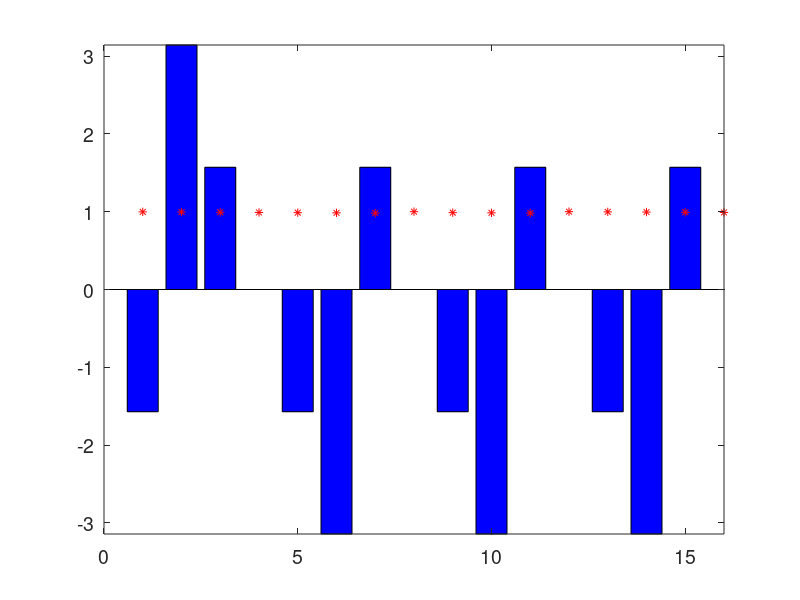

This figure's MATLAB source: (Note: this script raises an error after producing the figure.)
clc
clear all
close all
Nd = 15;
t = 1;
h = -0.01;
k1 = exp(-h);
k2 = exp(h);
% k_link_1 = 5;
ind = 1;
g = 0.01;
% k_link_1 = 5;
k_link_2 = 0.00;

for k_link_1 = 0:0.01:5

    %     k_link_2 = 1 / k_link_1;
    % positive imaginary part is gain

    Nr = (Nd + 1) / 4;
    F0 = sparse(zeros(Nr, Nr));
    E1 = sparse(fliplr(diag([k2 0 0 k1])));
    E2 = sparse(fliplr(diag([0 k1 k2 0])));
    E2_ = sparse(fliplr(diag([0 k1 k2 0])));
    E3 = sparse(fliplr(diag([k2 0 0 k1])));

    D1 = diag(-g * 1i * ones(1, Nr)) + diag(k1 * ones(1, Nr - 1), 1) + diag(k2 * ones(1, Nr - 1), -1);
    D2 = diag(-g * 1i * ones(1, Nr)) + diag([k1 0 k2], 1) + diag([k2 0 k1], -1);
    D3 = diag(-g * 1i * ones(1, Nr)) + diag([k1 0 k2], 1) + diag([k2 0 k1], -1);
    D4 = diag(-g * 1i * ones(1, Nr)) + diag(k1 * ones(1, Nr - 1), 1) + diag(k2 * ones(1, Nr - 1), -1);

    H = sparse([D1 E1 F0 F0;
            E1 D2 E2 F0;
            F0 E2_ D3 E3;
            F0 F0 E3 D4]);
    H(Nd + 2, Nd + 2) = 0;
    H(Nd + 1, Nd + 2) = k_link_1;
    H(Nd + 2, Nd + 1) = k_link_2;
    [V, A] = eig(full(H));
    lam = diag(A);
    Lasing = find(abs(real(lam)) < 1e-6);
    data(ind, :) = [lam(Lasing)];
    ind = ind + 1
end

g = 0.08;

Lasing = 9

bn = 9
figure
bar(angle(V(:, bn)), 'b')
hold on
plot(abs(V(:, bn)) / max(abs(V(:, bn))), 'r*')
set(gcf, 'Position', [00, 00, 350, 300])
set(gca, 'FontSize', 14) % Font Size
axis([0 Nd + 1 -pi pi])

Intensity = abs(V(:, Lasing)) .* abs(V(:, Lasing));
Intensity = Intensity ./ max(Intensity);
Phase = angle(V(:, Lasing));
Nall = sqrt(Nd + 1);

for k = 1:1:Nall

    if mod(k, 2)
        RT(k, :) = Intensity((k - 1) * Nall + (1:Nall));
    else
        RT(k, :) = fliplr(Intensity((k - 1) * Nall + (1:Nall))');
    end

end

for k = 1:1:Nall

    if mod(k, 2)
        RA(k, :) = Phase((k - 1) * Nall + (1:Nall));
    else
        RA(k, :) = fliplr(Phase((k - 1) * Nall + (1:Nall))');
    end

end

plotring(RT, [0 1.2]);
set(gcf, 'Position', [00, 00, 400, 300]);
set(gca, 'FontSize', 14);

figure;
imagesc(RA);
colormap([0.5 0.5 0.5; 0 1 1; 0 1 0; 1 0.5 0; 0.5 0.5 0.5]);
colorbar;
set(gcf, 'Position', [00, 00, 400, 300]);
set(gca, 'FontSize', 14);
